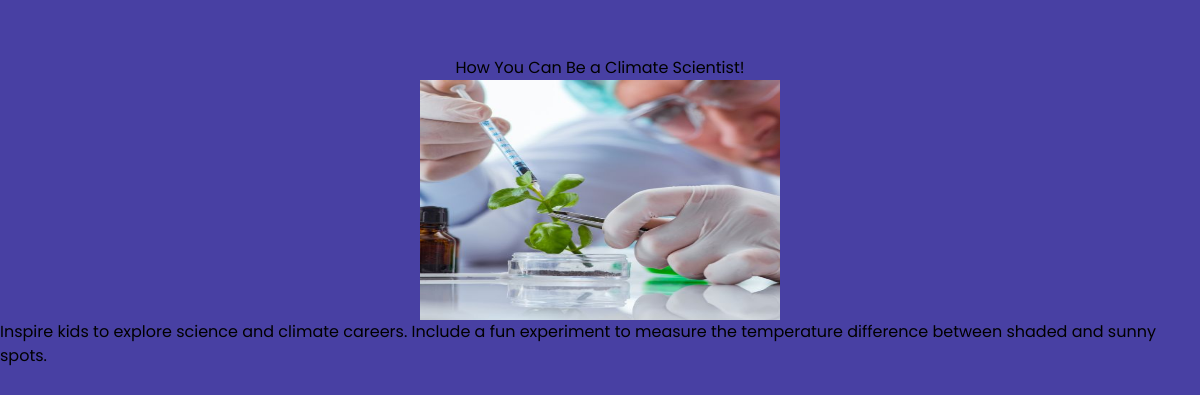
Page /articles/the-future-of-our-planet/subtopics/13/ on the committed database.
### myapp/models.py (models this page shows, shortened)
class Subtopic(models.Model):
    article = models.ForeignKey(Article, on_delete=models.CASCADE, related_name='subtopics')
    title = models.CharField(max_length=255)
    description = models.TextField(blank=True, null=True)
    image = models.ImageField(upload_to='subtopics/images/', blank=True, null=True)  # Add image field

### myapp/views.py (the view)
def subtopic_detail(request, article_slug, subtopic_id):
    article = get_object_or_404(Article, slug=article_slug)
    subtopic = get_object_or_404(Subtopic, id=subtopic_id, article=article)
    return render(request, 'subtopic_detail.html', {'article': article, 'subtopic': subtopic})

### myapp/templates/subtopic_detail.html
{% extends 'base.html' %}
{% block content %}
<div class="flex flex-col items-center pt-14">
    <h2>{{ subtopic.title }}</h2>
    <img src="{{ subtopic.image.url }}" alt="{{ subtopic.title }}" class="w-[30%] h-[15rem]">
    <p>{{ subtopic.description }}</p>
  </div>
{% endblock %}

### myapp/static/style.css (style rules this page uses)
body { font-family: 'Poppins', sans-serif; }

### rows in the picture
Subtopic: title "How You Can Be a Climate Scientist!", image (picture), description "Inspire kids to explore science and climate careers. Include a fun experiment to measure the temperature difference between shaded and sunny spots."
